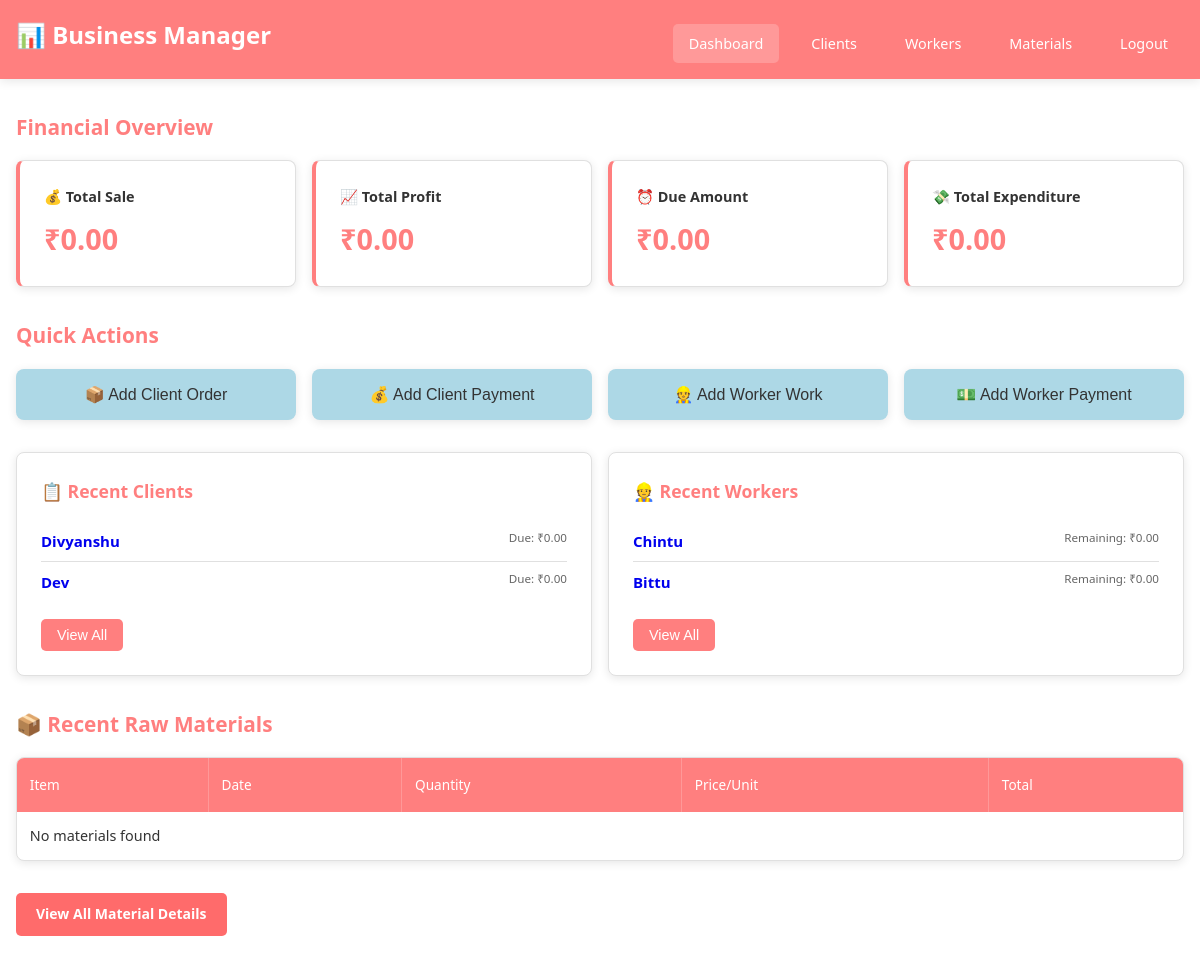
The page / (signed in) on the database as committed earlier.
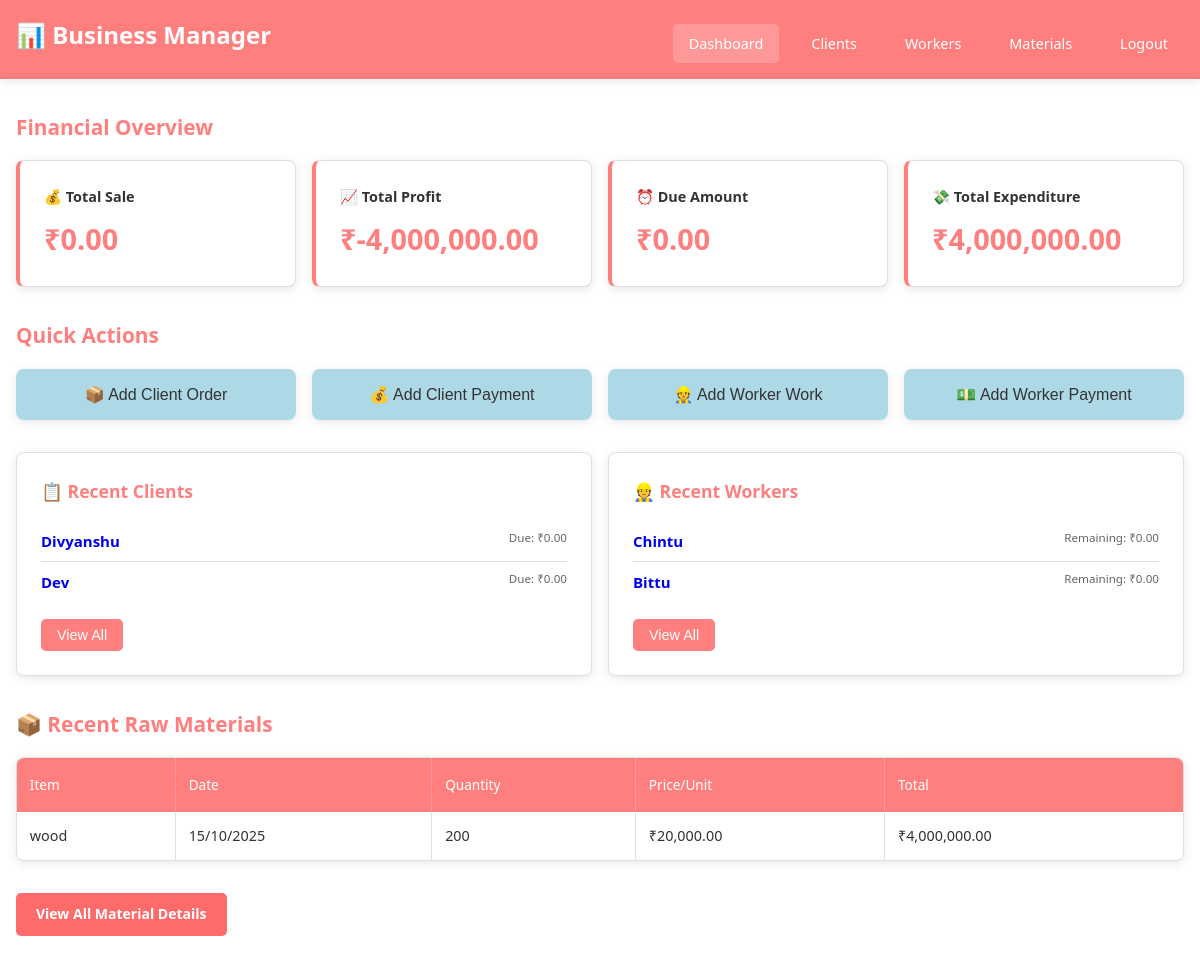
The same page on the database as committed later.
### app/models.py (models this page shows)
class client_workers(db.Model) :
    cw_id = db.Column(db.Integer, primary_key = True)
    client_name = db.Column(db.String(100), nullable = False)
    status = db.Column(db.String(100), nullable = False)
    client_order = db.relationship('Client_Order_Details', backref='student', lazy=True)
    client_payment = db.relationship('client_payment_details', backref='student', lazy=True)

class raw_material(db.Model):
    raw_id = db.Column(db.Integer, primary_key=True)
    item = db.Column(db.String(100), nullable = False)
    date = db.Column(db.Date, nullable = False)
    quantity = db.Column(db.Integer, nullable = False)
    price = db.Column(db.Float, nullable = False)
    amount = db.Column(db.Integer, db.Computed('quantity * price'))

### app/routes/tasks.py (the view)
    def wrapper(*args, **kwargs):
        if 'user' not in session:
            flash("⚠️ Please login first to continue.", "warning")
            return redirect(url_for('auth.login'))
        return view_func(*args, **kwargs)

### app/routes/tasks.py (called while the page is built)
def login_required(view_func):
    def wrapper(*args, **kwargs):
        if 'user' not in session:
            flash("⚠️ Please login first to continue.", "warning")
            return redirect(url_for('auth.login'))
        return view_func(*args, **kwargs)
    wrapper.__name__ = view_func.__name__
    return wrapper

### app/templates/index.html (shortened to what the changed rows need)
{% extends "base.html" %}
{% block content %}
<section class="summary-section">
    <h2>Financial Overview</h2>
    <div class="summary-grid">
        <div class="summary-card">
            <h3>📈 Total Profit</h3>
            <p class="amount">₹{{ "{:,.2f}".format(summary.total_profit or 0) }}</p>
        </div>
        <div class="summary-card">
            <h3>💸 Total Expenditure</h3>
            <p class="amount">₹{{ "{:,.2f}".format(summary.total_expenditure or 0) }}</p>
        </div>
    </div>
</section>
<section class="actions-section">
    <h2>Quick Actions</h2>
</section>
<section class="lists-section">
    <div class="lists-grid">
        <div class="list-card">
            <ul>
                {% for client in recent_clients %}
                    <li>
                        <a style="text-decoration: none; font-size: 15px;" href="{{ url_for('tasks.show_client', name=client['name']) }}">
                            <strong>{{ client['name'] }}</strong>
                        </a>
                        <small style="float: right; color: #666;">
                            Due: ₹{{ "{:,.2f}".format(client['due_amount'] or 0) }}
                        </small>
                    </li>
                {% else %}
                    <li>No clients found</li>
                {% endfor %}
            </ul>
        </div>
        <div class="list-card">
            <ul>
                {% for worker in recent_workers %}
                    <li>
                        <a style="text-decoration: none; font-size: 15px;" href="{{ url_for('tasks.show_worker', name=worker['name']) }}">
                            <strong>{{ worker['name'] }}</strong>
                        </a>
                        <small style="float: right; color: #666;">
                            Remaining: ₹{{ "{:,.2f}".format(worker['due_amount'] or 0) }}
                        </small>
                    </li>
                {% else %}
                    <li>No workers found</li>
                {% endfor %}
            </ul>
        </div>
    </div>
</section>
<section class="materials-section">
    <h2>📦 Recent Raw Materials</h2>
    <div class="table-container">
        <table>
            <thead>
                <tr>
                    <th>Item</th>
                    <th>Date</th>
                    <th>Quantity</th>
                    <th>Price/Unit</th>
                    <th>Total</th>
                </tr>
            </thead>
            <tbody>
                {% for material in recent_materials %}
                    <tr>
                        <td>{{ material.name }}</td>
                        <td>{{ material.date.strftime('%d/%m/%Y') if material.date else '-' }}</td>
                        <td>{{ material.quantity }} {{ material.unit or '' }}</td>
                        <td>₹{{ "{:,.2f}".format(material.price or 0) }}</td>
                        <td>₹{{ "{:,.2f}".format((material.amount) if material.quantity and material.price else 0) }}</td>
                    </tr>
                {% else %}
                    <tr>
                        <td colspan="5">No materials found</td>
                    </tr>
                {% endfor %}
            </tbody>
        </table>
    </div>
</section>
{% endblock %}

Rows that differ between the two databases and show on the page:
added raw_material: name "wood", date "15/10/2025", quantity "200", price "20,000.00", quantity+price "4,000,000.00"
Other text that changed with them:
{{ "{:,.2f}".format(summary.total_profit or 0) }}: "0.00" → "-4,000,000.00"
{{ "{:,.2f}".format(summary.total_expenditure or 0) }}: "0.00" → "4,000,000.00"
text no longer shown: "No materials found"
